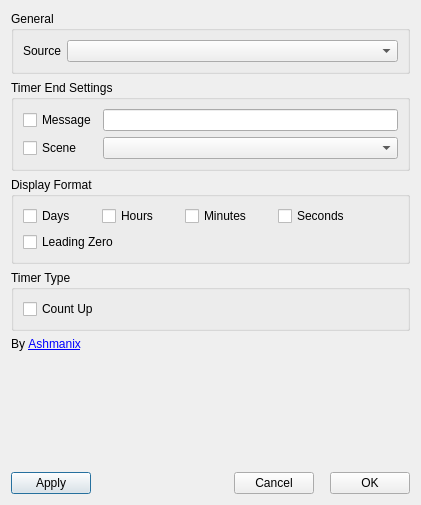
<?xml version="1.0" encoding="UTF-8"?>
<ui version="4.0">
 <class>SettingsDialog</class>
 <widget class="QDialog" name="SettingsDialog">
  <property name="geometry">
   <rect>
    <x>0</x>
    <y>0</y>
    <width>421</width>
    <height>505</height>
   </rect>
  </property>
  <property name="windowTitle">
   <string>Dialog</string>
  </property>
  <layout class="QVBoxLayout" name="verticalLayout_2" stretch="0,0,0,0,0,1,0">
   <item>
    <widget class="QGroupBox" name="generalGroupBox">
     <property name="title">
      <string>General</string>
     </property>
     <layout class="QVBoxLayout" name="verticalLayout_10" stretch="0">
      <item>
       <layout class="QFormLayout" name="formLayout_5">
        <property name="fieldGrowthPolicy">
         <enum>QFormLayout::ExpandingFieldsGrow</enum>
        </property>
        <item row="0" column="0">
         <widget class="QLabel" name="textSourceDropdownLabel">
          <property name="text">
           <string>Source</string>
          </property>
          <property name="margin">
           <number>2</number>
          </property>
         </widget>
        </item>
        <item row="0" column="1">
         <widget class="QComboBox" name="textSourceDropdownList">
          <property name="sizePolicy">
           <sizepolicy hsizetype="Expanding" vsizetype="Fixed">
            <horstretch>1</horstretch>
            <verstretch>0</verstretch>
           </sizepolicy>
          </property>
         </widget>
        </item>
       </layout>
      </item>
     </layout>
    </widget>
   </item>
   <item>
    <widget class="QGroupBox" name="timerEndGroupBox">
     <property name="title">
      <string>Timer End Settings</string>
     </property>
     <layout class="QVBoxLayout" name="verticalLayout_7">
      <item>
       <layout class="QFormLayout" name="formLayout">
        <property name="sizeConstraint">
         <enum>QLayout::SetDefaultConstraint</enum>
        </property>
        <property name="fieldGrowthPolicy">
         <enum>QFormLayout::ExpandingFieldsGrow</enum>
        </property>
        <property name="labelAlignment">
         <set>Qt::AlignLeading|Qt::AlignLeft|Qt::AlignVCenter</set>
        </property>
        <property name="formAlignment">
         <set>Qt::AlignLeading|Qt::AlignLeft|Qt::AlignVCenter</set>
        </property>
        <property name="horizontalSpacing">
         <number>-1</number>
        </property>
        <property name="verticalSpacing">
         <number>-1</number>
        </property>
        <property name="leftMargin">
         <number>0</number>
        </property>
        <property name="topMargin">
         <number>0</number>
        </property>
        <property name="rightMargin">
         <number>0</number>
        </property>
        <property name="bottomMargin">
         <number>0</number>
        </property>
        <item row="0" column="0">
         <widget class="QCheckBox" name="endMessageCheckBox">
          <property name="sizePolicy">
           <sizepolicy hsizetype="Minimum" vsizetype="Expanding">
            <horstretch>0</horstretch>
            <verstretch>1</verstretch>
           </sizepolicy>
          </property>
          <property name="minimumSize">
           <size>
            <width>0</width>
            <height>0</height>
           </size>
          </property>
          <property name="text">
           <string>Message</string>
          </property>
         </widget>
        </item>
        <item row="0" column="1">
         <widget class="QLineEdit" name="endMessageLineEdit">
          <property name="sizePolicy">
           <sizepolicy hsizetype="Expanding" vsizetype="Fixed">
            <horstretch>0</horstretch>
            <verstretch>0</verstretch>
           </sizepolicy>
          </property>
         </widget>
        </item>
        <item row="1" column="0">
         <widget class="QCheckBox" name="switchSceneCheckBox">
          <property name="enabled">
           <bool>true</bool>
          </property>
          <property name="sizePolicy">
           <sizepolicy hsizetype="Minimum" vsizetype="Expanding">
            <horstretch>0</horstretch>
            <verstretch>1</verstretch>
           </sizepolicy>
          </property>
          <property name="text">
           <string>Scene</string>
          </property>
         </widget>
        </item>
        <item row="1" column="1">
         <widget class="QComboBox" name="sceneSourceDropdownList">
          <property name="sizePolicy">
           <sizepolicy hsizetype="Expanding" vsizetype="Fixed">
            <horstretch>0</horstretch>
            <verstretch>0</verstretch>
           </sizepolicy>
          </property>
         </widget>
        </item>
       </layout>
      </item>
     </layout>
    </widget>
   </item>
   <item>
    <widget class="QGroupBox" name="timeFormatGroupBox">
     <property name="title">
      <string>Display Format</string>
     </property>
     <layout class="QVBoxLayout" name="verticalLayout_8" stretch="0,0">
      <item>
       <layout class="QHBoxLayout" name="selectTimeFormatLayout" stretch="0,0,0,0,0,0,0,1">
        <property name="spacing">
         <number>-1</number>
        </property>
        <property name="leftMargin">
         <number>0</number>
        </property>
        <property name="topMargin">
         <number>0</number>
        </property>
        <property name="rightMargin">
         <number>0</number>
        </property>
        <property name="bottomMargin">
         <number>0</number>
        </property>
        <item alignment="Qt::AlignHCenter">
         <widget class="QCheckBox" name="daysCheckBox">
          <property name="sizePolicy">
           <sizepolicy hsizetype="Preferred" vsizetype="Fixed">
            <horstretch>0</horstretch>
            <verstretch>0</verstretch>
           </sizepolicy>
          </property>
          <property name="text">
           <string>Days</string>
          </property>
         </widget>
        </item>
        <item>
         <spacer name="horizontalSpacer_6">
          <property name="orientation">
           <enum>Qt::Horizontal</enum>
          </property>
          <property name="sizeType">
           <enum>QSizePolicy::Minimum</enum>
          </property>
          <property name="sizeHint" stdset="0">
           <size>
            <width>20</width>
            <height>20</height>
           </size>
          </property>
         </spacer>
        </item>
        <item alignment="Qt::AlignHCenter">
         <widget class="QCheckBox" name="hoursCheckBox">
          <property name="sizePolicy">
           <sizepolicy hsizetype="Preferred" vsizetype="Fixed">
            <horstretch>0</horstretch>
            <verstretch>0</verstretch>
           </sizepolicy>
          </property>
          <property name="text">
           <string>Hours</string>
          </property>
         </widget>
        </item>
        <item>
         <spacer name="horizontalSpacer_7">
          <property name="orientation">
           <enum>Qt::Horizontal</enum>
          </property>
          <property name="sizeType">
           <enum>QSizePolicy::Minimum</enum>
          </property>
          <property name="sizeHint" stdset="0">
           <size>
            <width>20</width>
            <height>20</height>
           </size>
          </property>
         </spacer>
        </item>
        <item alignment="Qt::AlignHCenter">
         <widget class="QCheckBox" name="minutesCheckBox">
          <property name="sizePolicy">
           <sizepolicy hsizetype="Preferred" vsizetype="Fixed">
            <horstretch>0</horstretch>
            <verstretch>0</verstretch>
           </sizepolicy>
          </property>
          <property name="toolTipDuration">
           <number>-1</number>
          </property>
          <property name="text">
           <string>Minutes</string>
          </property>
         </widget>
        </item>
        <item>
         <spacer name="horizontalSpacer_8">
          <property name="orientation">
           <enum>Qt::Horizontal</enum>
          </property>
          <property name="sizeType">
           <enum>QSizePolicy::Fixed</enum>
          </property>
          <property name="sizeHint" stdset="0">
           <size>
            <width>20</width>
            <height>20</height>
           </size>
          </property>
         </spacer>
        </item>
        <item alignment="Qt::AlignHCenter">
         <widget class="QCheckBox" name="secondsCheckBox">
          <property name="sizePolicy">
           <sizepolicy hsizetype="Preferred" vsizetype="Fixed">
            <horstretch>0</horstretch>
            <verstretch>0</verstretch>
           </sizepolicy>
          </property>
          <property name="text">
           <string>Seconds</string>
          </property>
         </widget>
        </item>
        <item>
         <spacer name="horizontalSpacer_5">
          <property name="orientation">
           <enum>Qt::Horizontal</enum>
          </property>
          <property name="sizeHint" stdset="0">
           <size>
            <width>40</width>
            <height>20</height>
           </size>
          </property>
         </spacer>
        </item>
       </layout>
      </item>
      <item>
       <layout class="QHBoxLayout" name="horizontalLayout_3">
        <property name="leftMargin">
         <number>0</number>
        </property>
        <property name="rightMargin">
         <number>0</number>
        </property>
        <item>
         <widget class="QCheckBox" name="leadZeroCheckBox">
          <property name="sizePolicy">
           <sizepolicy hsizetype="Preferred" vsizetype="Fixed">
            <horstretch>0</horstretch>
            <verstretch>0</verstretch>
           </sizepolicy>
          </property>
          <property name="text">
           <string>Leading Zero</string>
          </property>
         </widget>
        </item>
        <item>
         <spacer name="horizontalSpacer">
          <property name="orientation">
           <enum>Qt::Horizontal</enum>
          </property>
          <property name="sizeType">
           <enum>QSizePolicy::MinimumExpanding</enum>
          </property>
          <property name="sizeHint" stdset="0">
           <size>
            <width>20</width>
            <height>20</height>
           </size>
          </property>
         </spacer>
        </item>
       </layout>
      </item>
     </layout>
    </widget>
   </item>
   <item>
    <widget class="QGroupBox" name="timerTypeGroupBox">
     <property name="title">
      <string>Timer Type</string>
     </property>
     <layout class="QVBoxLayout" name="verticalLayout">
      <item>
       <layout class="QHBoxLayout" name="horizontalLayout_2">
        <item>
         <widget class="QCheckBox" name="countUpCheckBox">
          <property name="text">
           <string>Count Up</string>
          </property>
         </widget>
        </item>
        <item>
         <spacer name="horizontalSpacer_4">
          <property name="orientation">
           <enum>Qt::Horizontal</enum>
          </property>
          <property name="sizeHint" stdset="0">
           <size>
            <width>40</width>
            <height>20</height>
           </size>
          </property>
         </spacer>
        </item>
       </layout>
      </item>
     </layout>
    </widget>
   </item>
   <item>
    <widget class="QLabel" name="label">
     <property name="text">
      <string>By &lt;a href='https://www.ashmanix.com'&gt;Ashmanix&lt;/a&gt;</string>
     </property>
     <property name="alignment">
      <set>Qt::AlignLeading|Qt::AlignLeft|Qt::AlignVCenter</set>
     </property>
     <property name="openExternalLinks">
      <bool>true</bool>
     </property>
    </widget>
   </item>
   <item>
    <spacer name="verticalSpacer">
     <property name="orientation">
      <enum>Qt::Vertical</enum>
     </property>
     <property name="sizeType">
      <enum>QSizePolicy::MinimumExpanding</enum>
     </property>
     <property name="sizeHint" stdset="0">
      <size>
       <width>20</width>
       <height>40</height>
      </size>
     </property>
    </spacer>
   </item>
   <item>
    <layout class="QHBoxLayout" name="dialogButtonsLayout">
     <item>
      <widget class="QPushButton" name="applyPushButton">
       <property name="text">
        <string>Apply</string>
       </property>
      </widget>
     </item>
     <item>
      <spacer name="horizontalSpacer_2">
       <property name="orientation">
        <enum>Qt::Horizontal</enum>
       </property>
       <property name="sizeType">
        <enum>QSizePolicy::MinimumExpanding</enum>
       </property>
       <property name="sizeHint" stdset="0">
        <size>
         <width>20</width>
         <height>20</height>
        </size>
       </property>
      </spacer>
     </item>
     <item>
      <widget class="QPushButton" name="cancelPushButton">
       <property name="text">
        <string>Cancel</string>
       </property>
      </widget>
     </item>
     <item>
      <spacer name="horizontalSpacer_3">
       <property name="orientation">
        <enum>Qt::Horizontal</enum>
       </property>
       <property name="sizeType">
        <enum>QSizePolicy::Fixed</enum>
       </property>
       <property name="sizeHint" stdset="0">
        <size>
         <width>10</width>
         <height>20</height>
        </size>
       </property>
      </spacer>
     </item>
     <item>
      <widget class="QPushButton" name="okPushButton">
       <property name="text">
        <string>OK</string>
       </property>
      </widget>
     </item>
    </layout>
   </item>
  </layout>
 </widget>
 <resources/>
 <connections/>
</ui>
